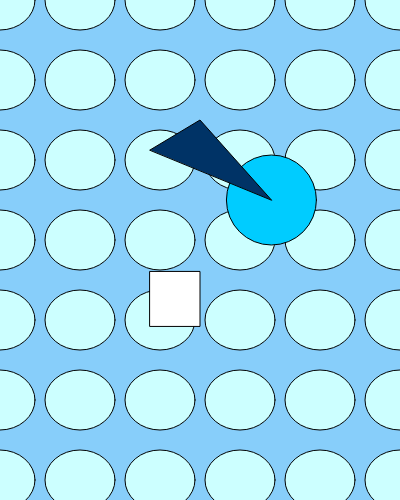
Frame 1 (no input)
Frame 60 (no input): identical to frame 1, image omitted
Frame 120 (the mouse pressed at the canvas centre since frame 60): identical to frame 1, image omitted

The p5.js sketch that drew this single still picture (run headless with seeded random() and noise() and a simulated clock; from frame 60 on, the mouse is pressed at the canvas centre):

// p5.js sketch
// ── sketch.js
// Experiment 1: Combination of task 1 and 2

// Task 1
let pos;

function setup() {
  createCanvas(400,500); // x,y
  // Extension for task 1
  // using random(range) to change the position variable every time the sketch runs
  pos = random(200,300);
}

function draw() {
  background(135,206,250); 
  // Task 2
  // Extension for task 2
  // Added repeated ellipses and even spacing using calculations
  let spacing = 80; // Change it to 65 to see a different variation
  
  for (let x = 0; x<= width; x += spacing){
    for (let y = 0; y <= height; y += spacing){
      
  // ellipse : moves vertically
  fill(204, 255, 255);
  ellipse(x, y, 70, 60); // x,y,w,h
    }
  }

// Continuation of task 1
  // circle : moves horizontally
  fill(0,204,255); // colour
  circle(pos, 200, 90); // x,y,d
  
  // rectangle : moves vertically
  fill(255, 255, 255); // colour
  rect(150, pos, 50, 55); // x,y,l,w
  
  // triangle : stretches a corner horizontally
  fill(0,51,102); // colour
  triangle(150, 150, 200, 120, pos, 200); 
  //x1, y1, x2, y2, x3, y3
}
